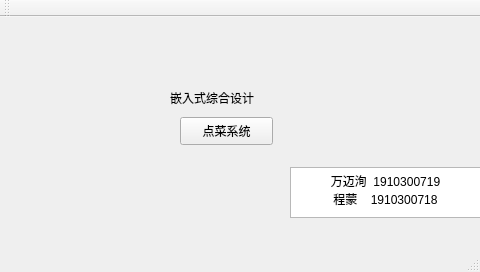
<?xml version="1.0" encoding="UTF-8"?>
<ui version="4.0">
 <class>MainWindow</class>
 <widget class="QMainWindow" name="MainWindow">
  <property name="geometry">
   <rect>
    <x>0</x>
    <y>0</y>
    <width>480</width>
    <height>272</height>
   </rect>
  </property>
  <property name="maximumSize">
   <size>
    <width>480</width>
    <height>272</height>
   </size>
  </property>
  <property name="windowTitle">
   <string>主页</string>
  </property>
  <widget class="QWidget" name="centralWidget">
   <widget class="QPushButton" name="homebutton">
    <property name="geometry">
     <rect>
      <x>180</x>
      <y>100</y>
      <width>93</width>
      <height>28</height>
     </rect>
    </property>
    <property name="text">
     <string>点菜系统</string>
    </property>
   </widget>
   <widget class="QLabel" name="label">
    <property name="geometry">
     <rect>
      <x>170</x>
      <y>70</y>
      <width>111</width>
      <height>21</height>
     </rect>
    </property>
    <property name="text">
     <string>嵌入式综合设计</string>
    </property>
   </widget>
   <widget class="QTextBrowser" name="textBrowser">
    <property name="geometry">
     <rect>
      <x>290</x>
      <y>150</y>
      <width>191</width>
      <height>51</height>
     </rect>
    </property>
    <property name="maximumSize">
     <size>
      <width>480</width>
      <height>272</height>
     </size>
    </property>
    <property name="html">
     <string>&lt;!DOCTYPE HTML PUBLIC &quot;-//W3C//DTD HTML 4.0//EN&quot; &quot;http://www.w3.org/TR/REC-html40/strict.dtd&quot;&gt;
&lt;html&gt;&lt;head&gt;&lt;meta name=&quot;qrichtext&quot; content=&quot;1&quot; /&gt;&lt;style type=&quot;text/css&quot;&gt;
p, li { white-space: pre-wrap; }
&lt;/style&gt;&lt;/head&gt;&lt;body style=&quot; font-family:'SimSun'; font-size:9pt; font-weight:400; font-style:normal;&quot;&gt;
&lt;p align=&quot;center&quot; style=&quot; margin-top:0px; margin-bottom:0px; margin-left:0px; margin-right:0px; -qt-block-indent:0; text-indent:0px;&quot;&gt;万迈洵  1910300719&lt;/p&gt;
&lt;p align=&quot;center&quot; style=&quot; margin-top:0px; margin-bottom:0px; margin-left:0px; margin-right:0px; -qt-block-indent:0; text-indent:0px;&quot;&gt;程蒙    1910300718&lt;/p&gt;&lt;/body&gt;&lt;/html&gt;</string>
    </property>
   </widget>
  </widget>
  <widget class="QMenuBar" name="menuBar">
   <property name="geometry">
    <rect>
     <x>0</x>
     <y>0</y>
     <width>480</width>
     <height>25</height>
    </rect>
   </property>
  </widget>
  <widget class="QToolBar" name="mainToolBar">
   <attribute name="toolBarArea">
    <enum>TopToolBarArea</enum>
   </attribute>
   <attribute name="toolBarBreak">
    <bool>false</bool>
   </attribute>
  </widget>
  <widget class="QStatusBar" name="statusBar"/>
 </widget>
 <layoutdefault spacing="6" margin="11"/>
 <resources/>
 <connections/>
</ui>
